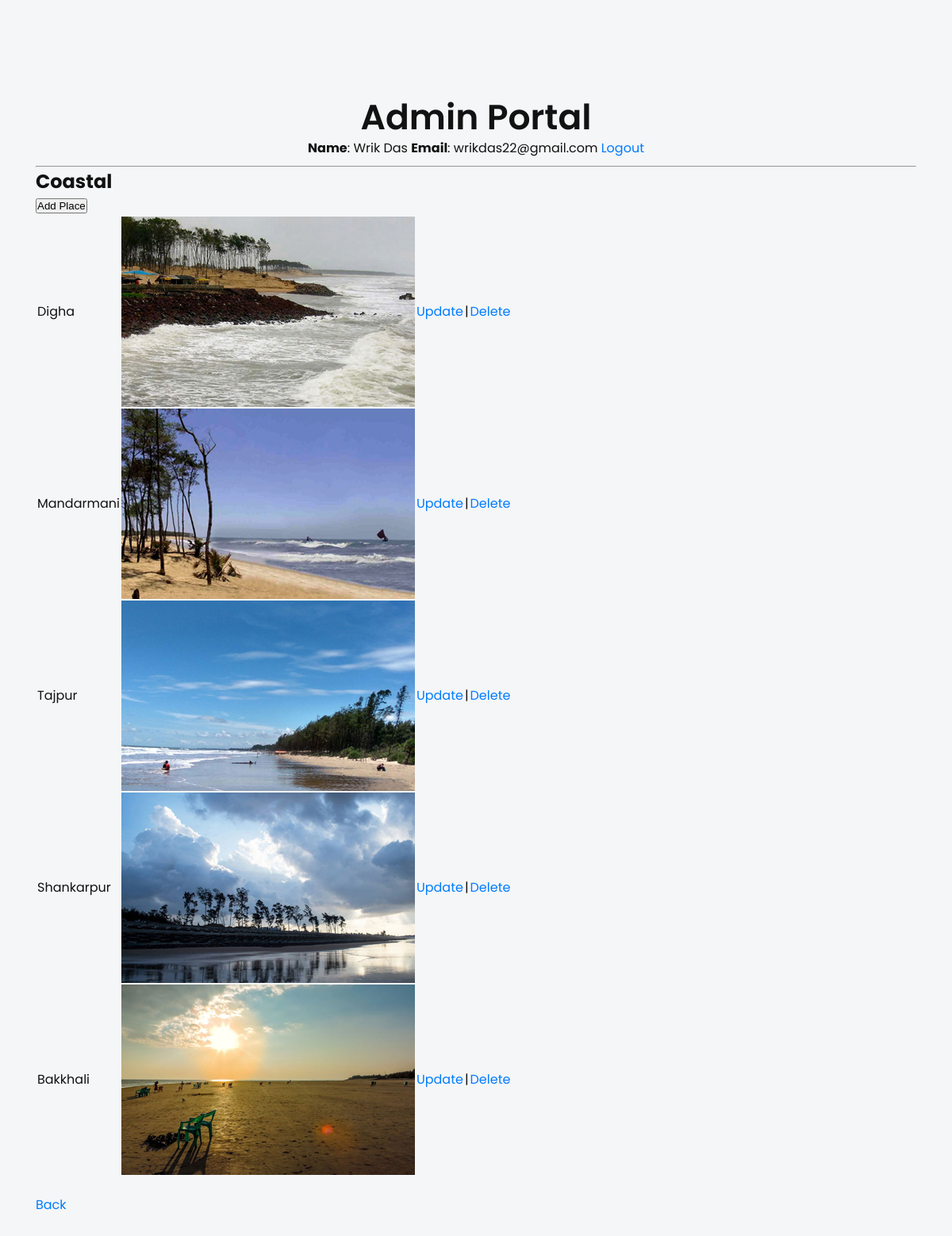
Screenshot of /admin/home.php?category=7 (signed in) with the database file from the repository.
### tables this page shows
CREATE TABLE `categories` (
  `id` int(10) NOT NULL,
  `name` varchar(50) NOT NULL,
  `description` varchar(200) NOT NULL,
  `cover` varchar(80) NOT NULL
);

CREATE TABLE `destinations` (
  `id` int(10) NOT NULL,
  `category_id` int(10) NOT NULL,
  `name` varchar(80) NOT NULL,
  `description` varchar(800) NOT NULL,
  `cover` varchar(80) NOT NULL
);

### admin/home.php (the view, shortened to what this page needs)
<?php
    include('../database/connection.php');
?>
<!DOCTYPE html>
<html>
<head>
    <link rel="stylesheet" href="../bootstrap.min.css">
    <link rel="stylesheet" href="../style.css">
</head>
<body>
    <section id="services" class="features-area">
        <div class="container">
            <div class="row justify-content-center">
                <div class="col-lg-6 col-md-10">
                    <div class="section-title text-center pb-10">
                        <h3 class="title">Admin Portal</h3>
                        <strong>Name</strong>: <?php echo htmlspecialchars($_SESSION['user']->name); ?>
                        <strong>Email</strong>: <?php echo htmlspecialchars($_SESSION['user']->email); ?>
                        <a href="logout.php">Logout</a>
                    </div>
                </div>
            </div>
            <hr>
            <?php
                if (isset($_GET['category'])) {
                    $category_id = $_GET['category'];
                    $query = 'SELECT * FROM CATEGORIES WHERE ID=' . $category_id;
                    $result = mysqli_query($conn, $query);
                    $row = mysqli_fetch_object($result);
                    $category_name = $row->name;
                    $query = 'SELECT * FROM DESTINATIONS WHERE CATEGORY_ID=' . $category_id;
                    $result = mysqli_query($conn, $query);
            ?>
                    <h2><?php echo $category_name ?></h2>
                    <a href="destinations.php?category=<?php echo $category_id ?>&operation=add">
                        <button>Add Place</button>
                    </a>
                    <table>
                        <?php while ($row = mysqli_fetch_object($result)) { ?>
                            <tr>
                                <td><?php echo $row->name ?></td>
                                <td>
                                    <img src="<?php echo $row->cover ?>" alt="Cover">
                                </td>
                                <td>
                                    <a href=<?php echo 'destinations.php?'
                                        . 'category=' . $category_id
                                        . '&operation=update'
                                        . '&id=' . $row->id; ?>>Update</a>
                                </td>
                                <td>|</td>
                                <td>
                                    <a href=<?php echo '?'
                                        . 'category=' . $category_id
                                        . '&operation=delete'
                                        . '&id=' . $row->id; ?>>Delete</a>
                                </td>
                            </tr>
                        <?php } ?>
                    </table>
                    <br>
                    <a href="home.php">Back</a>
            <?php
                }
            ?>
        </div>
    </section>
</body>
</html>

### style.css (style rules this page uses)
body { font-family: "Poppins", sans-serif; font-weight: normal; font-style: normal; color: #121212; }
* { margin: 0; padding: 0; -webkit-box-sizing: border-box; -moz-box-sizing: border-box; box-sizing: border-box; }
img { max-width: 100%; }
i, a { display: inline-block; }
h1, h3, h4 { font-family: "Poppins", sans-serif; font-weight: 600; color: #121212; margin: 0px; }
h3 { font-size: 28px; }
.pb-10 { padding-bottom: 10px; }
.section-title .title { font-size: 44px; font-weight: 600; color: #121212; line-height: 55px; }
.features-area { background-color: #f4f6f7; padding-top: 120px; padding-bottom: 130px; }

### rows the page displays
categories: name "Coastal"
destinations: name "Digha", cover (picture)
destinations: name "Mandarmani", cover (picture)
destinations: name "Tajpur", cover (picture)
destinations: name "Shankarpur", cover (picture)
destinations: name "Bakkhali", cover (picture)

### other values shown
$_SESSION['user']->name "Wrik Das"
$_SESSION['user']->email "wrikdas22@gmail.com"
